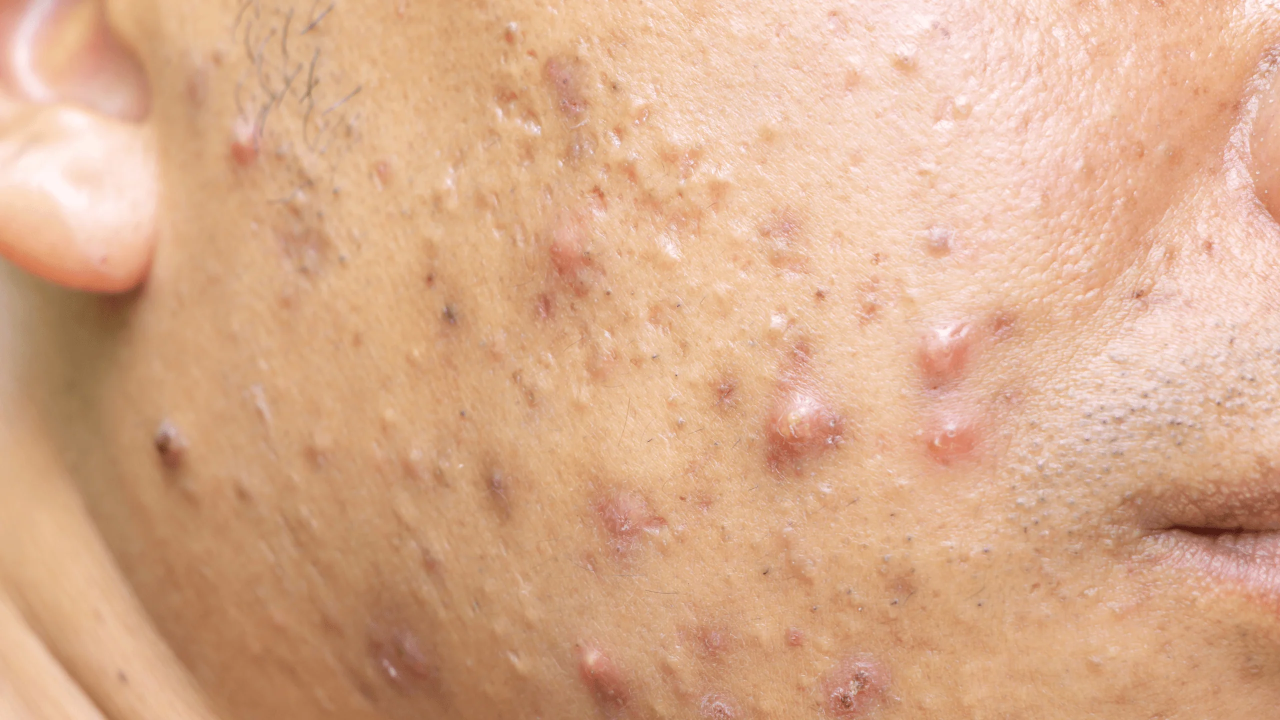
#> input picture dataset/test/acne/1.webp, 2560 x 1440 px (shown at 1/2 size)
$ python -i train_sklearn_model.py   (imports and definitions only)
#> lines starting #> are read from the running program, lines starting #| are printed output that depends on the picture
from __future__ import annotations

import argparse
import json
from collections import Counter
from datetime import datetime, timezone
from pathlib import Path

import joblib
import numpy as np
from PIL import Image, ImageEnhance, ImageOps
from sklearn.ensemble import ExtraTreesClassifier, RandomForestClassifier, VotingClassifier
from sklearn.metrics import accuracy_score, classification_report, confusion_matrix
from sklearn.pipeline import make_pipeline
from sklearn.preprocessing import StandardScaler
from sklearn.svm import SVC

try:
    from .sklearn_features import extract_features, iter_images
except ImportError:  # Keeps direct script execution working.
    from sklearn_features import extract_features, iter_images


RISK_BY_LABEL = {
    "acne": "Low",
    "rashes": "Medium",
    "burns": "High",
    "warts": "Medium",
}

CONDITION_BY_LABEL = {
    "acne": "Acne",
    "rashes": "Rashes",
    "burns": "Burns",
    "warts": "Warts",
}


# [177 lines left out: functions augment_image, load_split, build_model, evaluate, main, not called in this run]


# [2 lines not run here, left out]

>>> import cv2
>>> picture = cv2.imread('../../dataset/test/acne/1.webp', cv2.IMREAD_GRAYSCALE)
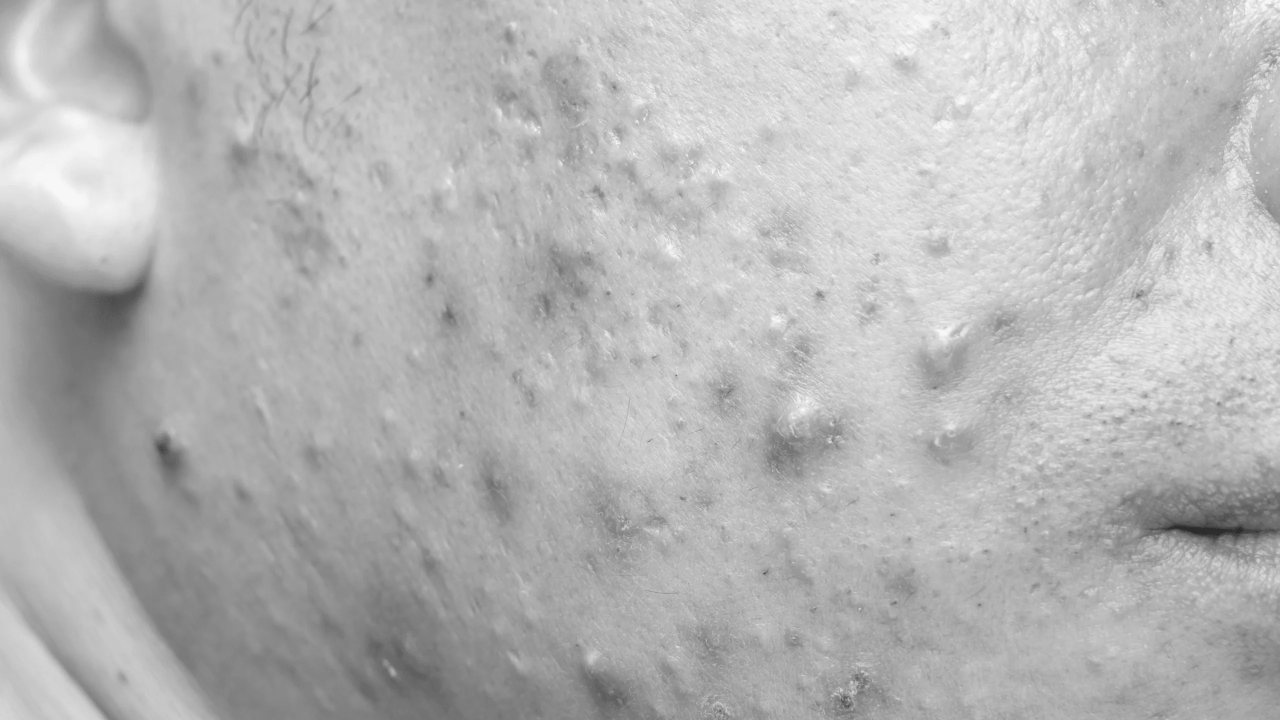
#> picture: shape (1440, 2560) (shown at 1/2 size); min 32, max 251, mean 181.5
>>> result = augment_image(picture)

$ run again, on dataset/test/acne/acne_test_004.jpg
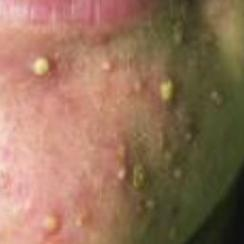
#> input picture dataset/test/acne/acne_test_004.jpg, 244 x 244 px
#> `picture = cv2.imread('../../dataset/test/acne/1.webp', cv2.IMREAD_GRAY..`:
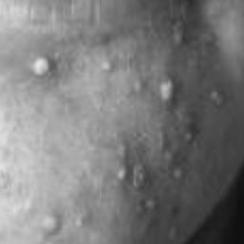
#> picture: shape (244, 244); min 15, max 230, mean 122.4

$ run again, on dataset/test/acne/acne_test_006.jpg
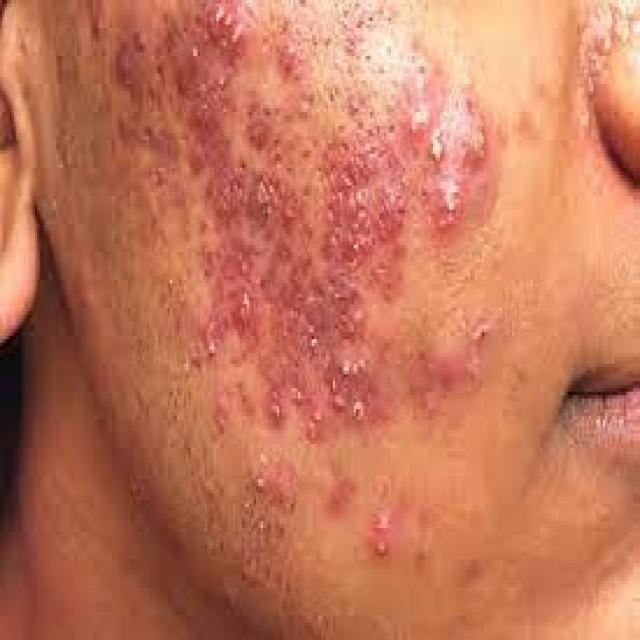
#> input picture dataset/test/acne/acne_test_006.jpg, 640 x 640 px
#> `picture = cv2.imread('../../dataset/test/acne/1.webp', cv2.IMREAD_GRAY..`:
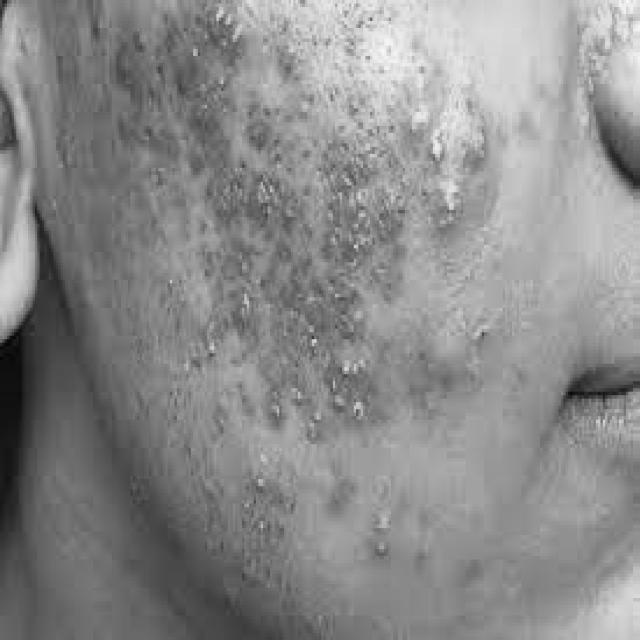
#> picture: shape (640, 640); min 2, max 255, mean 138.3
